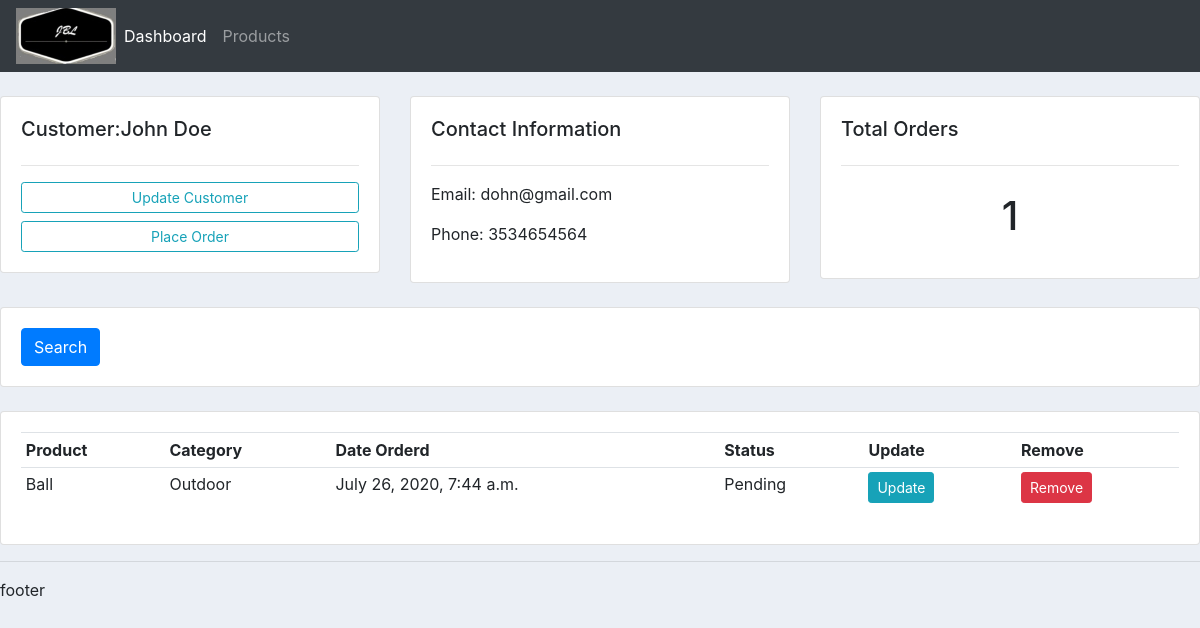
The app's page /customer/1/, older data.
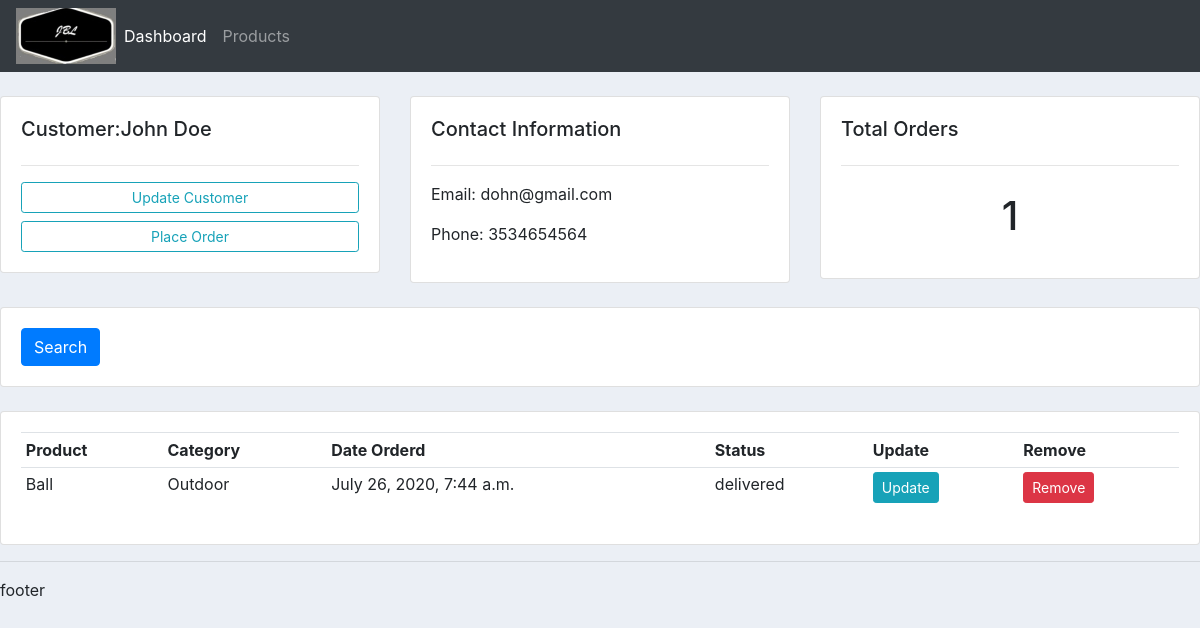
The same page, newer data.
### accounts/models.py (models this page shows, shortened)
class Order(models.Model):
    STATUS = (
        ('Pending','Pending'),
        ('Out for delivery','Out for delivery'),
        ('delivered','delivered'),
    )
    product =models.ForeignKey(Products,null = True,on_delete=models.SET_NULL)
    customer =models.ForeignKey(Customer,null = True,on_delete=models.SET_NULL)
    status = models.CharField(max_length = 200,null = True,choices = STATUS)
    date_created = models.DateTimeField(auto_now_add=True,null = True)

class Products(models.Model):
    CATEGORY = (
        ('Outdoor','Outdoor'),
        ('Indoor','Indoor')
    )
    name =models.CharField(max_length=250,null = True)
    price = models.FloatField(null = True)
    description =models.CharField(max_length=250,null = True,blank = True)
    category =models.CharField(max_length=250,null = True,choices = CATEGORY)
    date_created =models.DateTimeField(auto_now_add=True,null = True)
    tag =models.ManyToManyField(Tag)
    def __str__(self):
        return self.name

### accounts/views.py (the view)
# urls.py: path('customer/<str:pk>/',views.customer,name = 'customer'),
def customer(request,pk):
    customer = Customer.objects.get(id = pk)
    orders = customer.order_set.all()
    total_orders = orders.count()
    context = {'customer':customer,'orders':orders,'total_orders':total_orders}
    return render(request,'accounts/customer.html',context)

### accounts/templates/Accounts/customer.html
{% extends './main.html' %}
{% block content %}
<br>
<div class="row">
	<div class="col-md">
		<div class="card card-body">
			<h5>Customer:{{customer.name}}</h5>
			<hr>
			<a class="btn btn-outline-info  btn-sm btn-block" href="">Update Customer</a>
			<a class="btn btn-outline-info  btn-sm btn-block" href="{% url 'create_order' customer.id%}">Place Order</a>
		</div>
	</div>
	<div class="col-md">
		<div class="card card-body">
			<h5>Contact Information</h5>
			<hr>
			<p>Email: {{customer.email}}</p>
			<p>Phone: {{customer.phone}}</p>
		</div>
	</div>
	<div class="col-md">
		<div class="card card-body">
			<h5>Total Orders</h5>
			<hr>
			<h1 style="text-align: center;padding: 10px">{{total_orders}}</h1>
		</div>
	</div>
</div>
<br>
<div class="row">
	<div class="col">
		<div class="card card-body">
			<form method="get">
		    <button class="btn btn-primary" type="submit">Search</button>
		  </form>
		</div>
	</div>
</div>
<br>
<div class="row">
	<div class="col-md">
		<div class="card card-body">
			<table class="table table-sm">
				<tr>
					<th>Product</th>
					<th>Category</th>
					<th>Date Orderd</th>
					<th>Status</th>
					<th>Update</th>
					<th>Remove</th>
				</tr>
				{% for order in orders %}
				<tr>
					<td>{{order.product}}</td>
					<td>{{order.product.category}}</td>
					<td>{{order.date_created}}</td>
					<td>{{order.status}}</td>
					<td><a href="{% url 'update_order' order.id %}" class="btn btn-sm btn-info">Update</a></td>
					<td><a href ="{% url 'delete_order' order.id %}" class="btn btn-sm btn-danger">Remove</a></td>
				</tr>
				{% endfor %}
			</table>
		</div>
	</div>
</div>
{% endblock %}

Row changes from the older to the newer data that the page shows:
changed Order "Ball": status "Pending" → "delivered"
